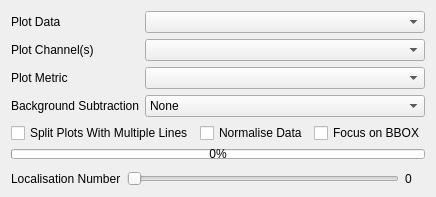
         <widget class="QWidget" name="view_tab_2">
          <attribute name="title">
           <string>View Traces</string>
          </attribute>
          <layout class="QVBoxLayout" name="verticalLayout_10">
           <item>
            <layout class="QFormLayout" name="formLayout_12">
             <item row="0" column="0">
              <widget class="QLabel" name="label_40">
               <property name="text">
                <string>Plot Data</string>
               </property>
              </widget>
             </item>
             <item row="0" column="1">
              <widget class="QComboBox" name="plot_data">
               <property name="sizePolicy">
                <sizepolicy hsizetype="MinimumExpanding" vsizetype="Fixed">
                 <horstretch>0</horstretch>
                 <verstretch>0</verstretch>
                </sizepolicy>
               </property>
              </widget>
             </item>
             <item row="1" column="0">
              <widget class="QLabel" name="label_62">
               <property name="text">
                <string>Plot Channel(s)</string>
               </property>
              </widget>
             </item>
             <item row="1" column="1">
              <widget class="QComboBox" name="plot_channel">
               <property name="sizePolicy">
                <sizepolicy hsizetype="MinimumExpanding" vsizetype="Fixed">
                 <horstretch>0</horstretch>
                 <verstretch>0</verstretch>
                </sizepolicy>
               </property>
              </widget>
             </item>
             <item row="2" column="0">
              <widget class="QLabel" name="label_41">
               <property name="text">
                <string>Plot Metric</string>
               </property>
              </widget>
             </item>
             <item row="2" column="1">
              <widget class="QComboBox" name="plot_metric"/>
             </item>
             <item row="3" column="0">
              <widget class="QLabel" name="label_58">
               <property name="text">
                <string>Background Subtraction</string>
               </property>
              </widget>
             </item>
             <item row="3" column="1">
              <widget class="QComboBox" name="plot_background_mode">
               <item>
                <property name="text">
                 <string>None</string>
                </property>
               </item>
               <item>
                <property name="text">
                 <string>Mask (Local Background)</string>
                </property>
               </item>
               <item>
                <property name="text">
                 <string>Mask (Global Background)</string>
                </property>
               </item>
              </widget>
             </item>
            </layout>
           </item>
           <item>
            <layout class="QGridLayout" name="gridLayout_18">
             <item row="0" column="0">
              <widget class="QCheckBox" name="split_plots">
               <property name="text">
                <string>Split Plots With Multiple Lines</string>
               </property>
              </widget>
             </item>
             <item row="0" column="1">
              <widget class="QCheckBox" name="normalise_plots">
               <property name="text">
                <string>Normalise Data</string>
               </property>
              </widget>
             </item>
             <item row="0" column="2">
              <widget class="QCheckBox" name="focus_on_bbox">
               <property name="text">
                <string>Focus on BBOX</string>
               </property>
              </widget>
             </item>
            </layout>
           </item>
           <item>
            <widget class="QProgressBar" name="plot_compute_progress">
             <property name="sizePolicy">
              <sizepolicy hsizetype="Preferred" vsizetype="Fixed">
               <horstretch>0</horstretch>
               <verstretch>0</verstretch>
              </sizepolicy>
             </property>
             <property name="maximumSize">
              <size>
               <width>16777215</width>
               <height>10</height>
              </size>
             </property>
             <property name="value">
              <number>0</number>
             </property>
            </widget>
           </item>
           <item>
            <widget class="QWidget" name="graph_container" native="true">
             <property name="sizePolicy">
              <sizepolicy hsizetype="MinimumExpanding" vsizetype="MinimumExpanding">
               <horstretch>0</horstretch>
               <verstretch>0</verstretch>
              </sizepolicy>
             </property>
             <property name="minimumSize">
              <size>
               <width>50</width>
               <height>0</height>
              </size>
             </property>
             <property name="toolTipDuration">
              <number>0</number>
             </property>
            </widget>
           </item>
           <item>
            <layout class="QGridLayout" name="gridLayout_5">
             <item row="0" column="0">
              <widget class="QLabel" name="label_43">
               <property name="text">
                <string>Localisation Number</string>
               </property>
              </widget>
             </item>
             <item row="0" column="1">
              <widget class="QSlider" name="plot_localisation_number">
               <property name="orientation">
                <enum>Qt::Horizontal</enum>
               </property>
              </widget>
             </item>
             <item row="0" column="2">
              <widget class="QLabel" name="plot_localisation_number_label">
               <property name="sizePolicy">
                <sizepolicy hsizetype="Minimum" vsizetype="Preferred">
                 <horstretch>0</horstretch>
                 <verstretch>0</verstretch>
                </sizepolicy>
               </property>
               <property name="minimumSize">
                <size>
                 <width>20</width>
                 <height>0</height>
                </size>
               </property>
               <property name="text">
                <string>0</string>
               </property>
              </widget>
             </item>
            </layout>
           </item>
           <item>
            <layout class="QGridLayout" name="traces_channel_selection_layout"/>
           </item>
          </layout>
         </widget>
